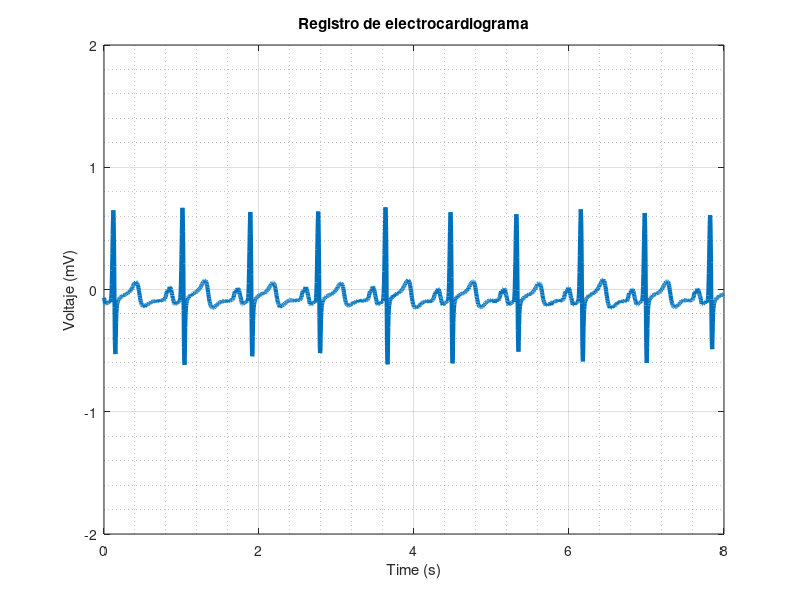

This figure's MATLAB source: (Note: this script raises an error after producing the figure.)
%% CURSO BASICO DE MATLAB - 2019 (ecg_apnea.m)
% -------------------------------------------------------------------------
% David Lopez-Garcia
% dlopez@ugr.es
% CIMCYC - Universidad de Granada
% -------------------------------------------------------------------------

clc
clear all

% En este ejercicio vamos a trabajar con un registro de
% electrocardiograma, para ello, lo primero que vamos a hacer es cargar los
% datos al workspace de Matlab:

load sample_ecg_data.mat;

% Cuando cargamos este archivo se nos cargan dos variables:
%
% ecg: Vector de datos de ECG [niveles de voltage].
% time: Vector con los valores temporales que corresponden a cada muestra.

%% 1. Calculo de la freq de muestreo del registro:
% Para calcular la freq de muestreo del registro, calculamos la
% diferencia temporal entre dos muestras del mismo. Esto nos indica cada
% cuanto tiempo se tomaron esas muestras (period). La freq de
% muestreo siempre sera la inversa del period.

period = time(2)-time(1);
freq = 1 / period;

%% Representacion estatica del registro:
% Ahora vamos a hacer una representacion estatica del registro.

figure(1);  % Inicializamos una figura
plot(time,ecg,'LineWidth',3); % Representamos el registro completo

% Ponemos titulo al grafico y a los ejes:
title('Registro de electrocardiograma');
xlabel('Time (s)');
ylabel('Voltaje (mV)')

% Ajustamos los limites de los ejes:
xlim([0 8]);
ylim([-2 2]);

% Activamos el grid bajo la figura
grid on
grid minor

%% Contar los pulsos:

n_peaks = 0;
counting = 0;

for i = 1 : length(ecg)
    if ecg(i) > .4 && ecg(i+1) > ecg(i) && counting == false
        n_peaks = n_peaks + 1;
        counting = true;
    end
    
    if ecg(i) > .4 && ecg(i+1) < .4 && counting == true
        counting = false;
    end
end

%% Otra forma 1:
[amplitude, location] = findpeaks(ecg,'MinPeakProminence',0.5);
n_peaks = length(location);

% Representacion:
figure(2)
findpeaks(ecg,'MinPeakProminence',0.5);


%% Otra forma 2:
% Podemos ver que valores estan por encima de 0.5 y buscar clusters de unos
% con la funcion bwconncomp
clusters = bwconncomp(ecg>.5);
n_peaks = clusters.NumObjects;

%% Representacion dinamica del registro:
n_peaks = 0;
counting = 0;

figure(3);

for i = 1 : length(ecg)-1
    
    if ecg(i) > .4 && ecg(i+1) > ecg(i) && counting == false
        beep
        n_peaks = n_peaks + 1;
        counting = true;
    end
    
    if ecg(i) > .4 && ecg(i+1) < .4 && counting == true
        counting = false;
        
    end
    
    plot(time(1:i),ecg(1:i),'r');
    xlim([0 8]);
    ylim([-3 3]);
    hold on
    pause(period/3)
end




